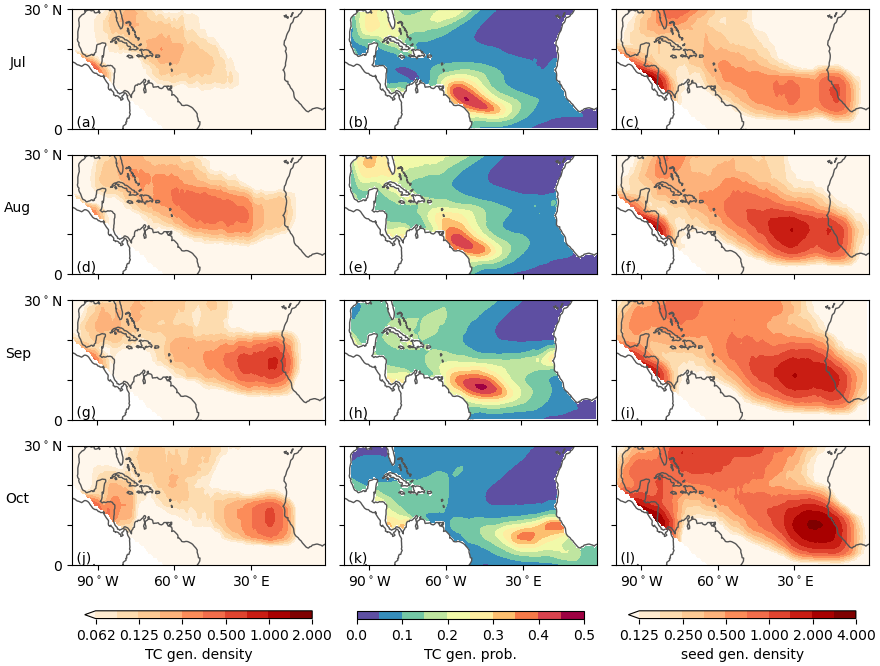

The Python source for this figure:
#!/usr/bin/env python
# Wenchang Yang (wenchang@princeton.edu)
# Thu Jun 11 16:29:29 EDT 2020
if __name__ == '__main__':
    from misc.timer import Timer
    tt = Timer(f'start {__file__}')
import sys, os.path, os, glob
import xarray as xr, numpy as np, pandas as pd
#import matplotlib.pyplot as plt
#more imports
from geoplots import mapplot
#
if __name__ == '__main__':
    tt.check('end import')
#
#start from here
dfile = __file__.replace('.py', '.tcgenesis.nc')
if os.path.exists(dfile):
    tc = xr.open_dataarray(dfile)
    print('[loaded]:', dfile)
else:
    from amipHadISST.data_TCgenesis_map_mclim import mclim as tc
    tc.to_dataset(name='tcgenesis').to_netcdf(dfile)
    print('[saved]:', dfile)
dfile = __file__.replace('.py', '.p.nc')
if os.path.exists(dfile):
    p = xr.open_dataarray(dfile)
    print('[loaded]:', dfile)
else:
    from amipHadISST.data_pTang_map_mclim import mclim as p
    p.to_dataset(name='p').to_netcdf(dfile)
    print('[saved]:', dfile)
dfile = __file__.replace('.py', '.seed.nc')
if os.path.exists(dfile):
    seed = xr.open_dataarray(dfile)
    print('[loaded]:', dfile)
else:
    from amipHadISST.data_seedgenesis_map_mclim_rainy import mclim as seed
    seed.to_dataset(name='seed').to_netcdf(dfile)
    print('[saved]:', dfile)
sel_region = lambda x: x.sel(lon=slice(260, 360), lat=slice(0,30)).where(x.lon+x.lat*35/20>295)
sel_region_r = lambda x: x.sel(lon=slice(260, 360), lat=slice(30,0)).where(x.lon+x.lat*35/20>295) #for ERA5 p

 
 
if __name__ == '__main__':
    from wyconfig import * #my plot settings
    import calendar
    plt.close()
    fig, axes = plt.subplots(4, 3, figsize=(8*1.1,5/3*4), sharex=True, sharey=True, dpi=100)
    #figname = __file__.replace('.py', f'_{tt.today()}.png')
    months = range(7, 10+1)
    # columns of TC genesis
    da = tc.pipe(sel_region)
    levels=2.**np.arange(-4, 1.1, 0.5)
    cmap = 'OrRd'
    cbar_on = False
    label = 'TC gen. density'
    for i,mon in enumerate(months):
        ax = axes[i, 0]
        im = da.sel(month=mon).plot.contourf(ax=ax, cmap=cmap, levels=levels, add_colorbar=cbar_on)
        plt.sca(ax)
        mapplot()
    fig.colorbar(im, ax=axes[:, 0], label=label, orientation='horizontal', shrink=0.9)

    #columns of HiRAM p
    da = p.pipe(sel_region)
    levels=np.arange(0, 0.51, 0.05)
    cmap = 'Spectral_r'
    cbar_on = False
    label = 'TC gen. prob.'
    for i,mon in enumerate(months):
        ax = axes[i, 1]
        im = da.sel(month=mon).plot.contourf(ax=ax, cmap=cmap, levels=levels, add_colorbar=cbar_on)
        plt.sca(ax)
        mapplot()
    fig.colorbar(im, ax=axes[:, 1], label=label, orientation='horizontal', shrink=0.9)
    

    #columns of HiRAM seed
    da = seed.pipe(sel_region)
    levels=2.**np.arange(-2-1, 3.1-1, 0.5)
    cmap = 'OrRd'
    cbar_on = False
    label = 'seed gen. density'
    for i,mon in enumerate(months):
        ax = axes[i, 2]
        im = da.sel(month=mon).plot.contourf(ax=ax, cmap=cmap, levels=levels, add_colorbar=cbar_on)
        plt.sca(ax)
        mapplot()
    fig.colorbar(im, ax=axes[:, 2], label=label, orientation='horizontal', shrink=0.9)


    for ax,s in zip(axes.flat,list('abcdefghijkl')):
        ax.set_title('')
        ax.set_xlabel('')
        ax.set_ylabel('')
        ax.text(0, 0, f' ({s})', transform=ax.transAxes, va='bottom')
    for mon,ax in zip(months, axes[:, 0]):
        #ax.text(1, 1, calendar.month_abbr[mon], ha='right', va='top', transform=ax.transAxes)
        ax.set_ylabel(calendar.month_abbr[mon], rotation=0)
        ax.set_yticks(range(0,31,10))
        ax.set_yticklabels(['0', '', '', '30$^\circ$N'])
    for mon,ax in zip(months, axes[2, :]):
        ax.set_xticks(range(270,361,30))
        ax.set_xticklabels(['90$^\circ$W', '60$^\circ$W', '30$^\circ$E', '0'])

    figname = __file__.replace('.py', '.png')
    if len(sys.argv) > 1 and sys.argv[1] == 'savefig':
        wysavefig(figname)

    tt.check(f'**Done**')
    plt.show()
    
